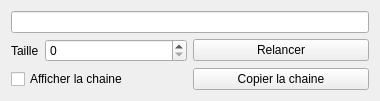
<?xml version="1.0" encoding="UTF-8"?>
<ui version="4.0">
 <class>PasswordGenerator</class>
 <widget class="QWidget" name="PasswordGenerator">
  <property name="geometry">
   <rect>
    <x>0</x>
    <y>0</y>
    <width>380</width>
    <height>100</height>
   </rect>
  </property>
  <property name="windowTitle">
   <string>Form</string>
  </property>
  <layout class="QVBoxLayout" name="main_layout">
   <item>
    <widget class="QLineEdit" name="password_lineEdit">
     <property name="echoMode">
      <enum>QLineEdit::Password</enum>
     </property>
    </widget>
   </item>
   <item>
    <layout class="QHBoxLayout" name="generatePassword_layout">
     <item>
      <layout class="QHBoxLayout" name="passwordSize_layout">
       <item>
        <widget class="QLabel" name="passwordSize_label">
         <property name="sizePolicy">
          <sizepolicy hsizetype="Maximum" vsizetype="Preferred">
           <horstretch>0</horstretch>
           <verstretch>0</verstretch>
          </sizepolicy>
         </property>
         <property name="text">
          <string>Taille</string>
         </property>
        </widget>
       </item>
       <item>
        <widget class="QSpinBox" name="passwordSize_spinbox">
         <property name="maximum">
          <number>32</number>
         </property>
        </widget>
       </item>
      </layout>
     </item>
     <item>
      <widget class="QPushButton" name="generatePassword_button">
       <property name="text">
        <string>Relancer</string>
       </property>
      </widget>
     </item>
    </layout>
   </item>
   <item>
    <layout class="QHBoxLayout" name="drawPassword_layout">
     <item>
      <widget class="QCheckBox" name="drawPassword_checkbox">
       <property name="sizePolicy">
        <sizepolicy hsizetype="Preferred" vsizetype="Fixed">
         <horstretch>0</horstretch>
         <verstretch>0</verstretch>
        </sizepolicy>
       </property>
       <property name="text">
        <string>Afficher la chaine</string>
       </property>
      </widget>
     </item>
     <item>
      <widget class="QPushButton" name="copyToClipboard_button">
       <property name="text">
        <string>Copier la chaine</string>
       </property>
      </widget>
     </item>
    </layout>
   </item>
  </layout>
 </widget>
 <resources/>
 <connections/>
</ui>
